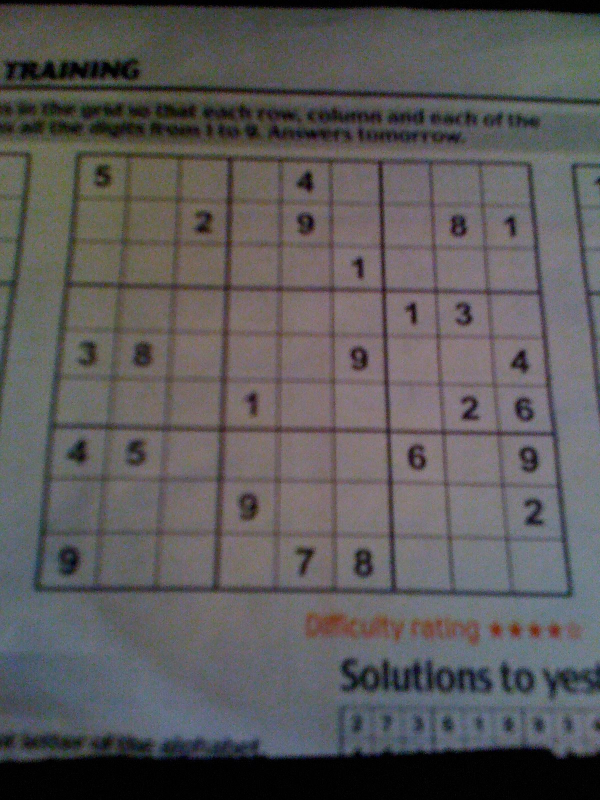
#> input picture sudoku-test.jpg, 1200 x 1600 px (shown at 1/2 size)
$ python stolen-test.py
#> lines starting #> are read from the running program, lines starting #| are printed output that depends on the picture; after the words box and inside, x2 and y2 are one past the last pixel; in counts of white or black regions, pixels touching at a corner belong together
# HOW TO USE
# Use this with a printed SUDOKU Grid
# Press ESC key to Exit
import cv2
import numpy as np

ratio2 = 3
kernel_size = 3
lowThreshold = 30

frame = cv2.resize(cv2.imread('sudoku-test.jpg', cv2.IMREAD_COLOR), (600, 600))
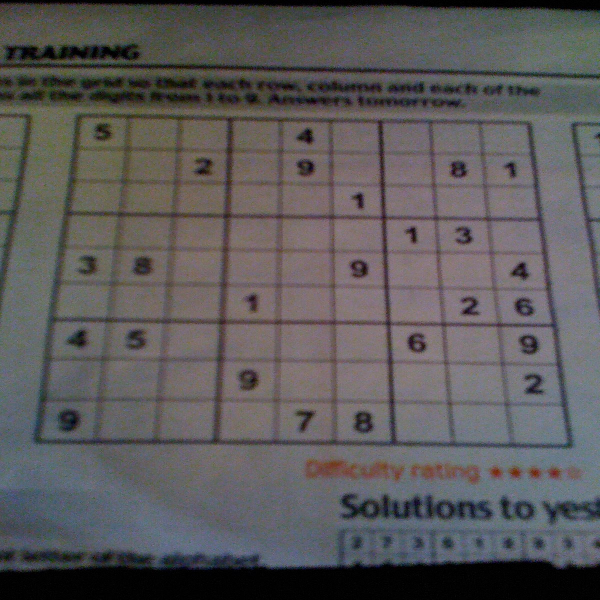
#> frame: shape (600, 600, 3); mean B, G, R 90.5, 89.7, 91.9

 # Preprocess image, convert from RGB to Gray
sudoku1 = cv2.cvtColor(frame, cv2.COLOR_BGR2GRAY)
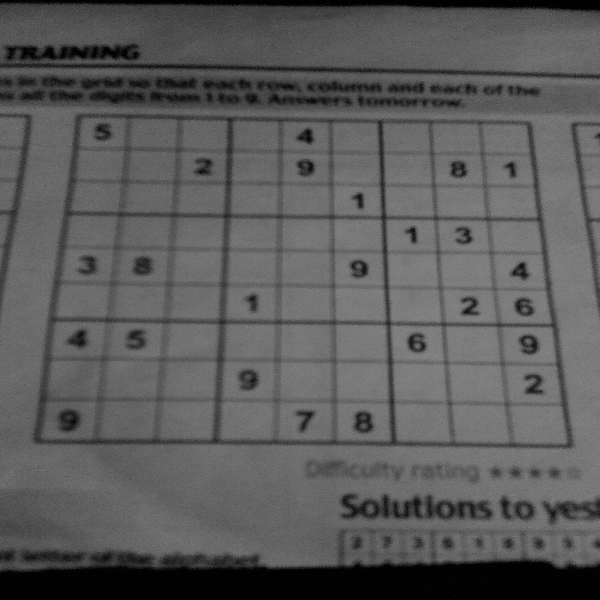
#> sudoku1: shape (600, 600); min 0, max 138, mean 90.4
sudoku1 = cv2.blur(sudoku1, (3,3))
# Apply Canny edge detection
edges = cv2.Canny(sudoku1, lowThreshold, lowThreshold*ratio2, kernel_size)
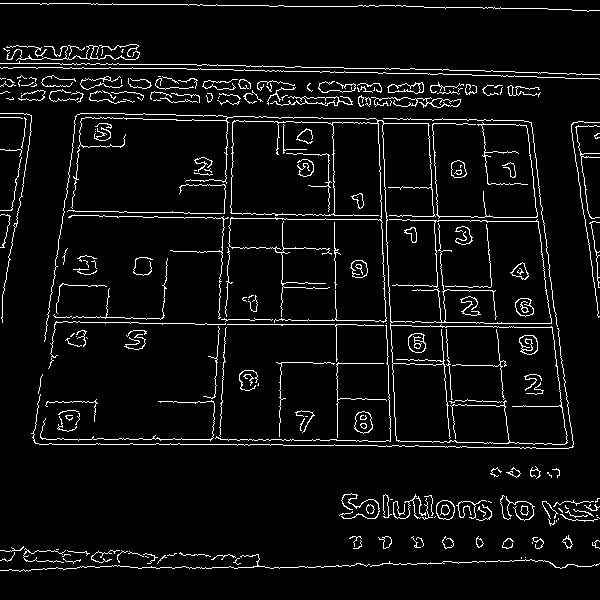
#> edges: shape (600, 600); 5.6% white in thin lines or dots
# Apply Hough Line Transform, return a list of rho and theta
lines = cv2.HoughLines(edges, 2, np.pi/180, 300, 0, 0)
#> lines = 15 rows, first 8: [66, 1.59], [62, 1.59], [116, 1.59], [112, 1.59], [314, 1.59], [444, 1.57], [-330, 3.12], [84, 1.59]
if (lines is not None):
    lines = lines[0]
#> lines = [[66, 1.59]]
    lines = sorted(lines, key=lambda line:line[0])
    # Define the position of horizontal and vertical line
    pos_hori = 0
    pos_vert = 0
    for rho,theta in lines:
        a = np.cos(theta)
        b = np.sin(theta)
        x0 = a*rho
        y0 = b*rho
        x1 = int(x0 + 1000*(-b))
        y1 = int(y0 + 1000*(a))
        x2 = int(x0 - 1000*(-b))
        y2 = int(y0 - 1000*(a))
        # If b > 0.5, the angle must be greater than 45 degree
        # so we consider that line as a vertical line
        if (b>0.5):
        # Check the position
            if(rho-pos_hori>10):
            # Update the position
                pos_hori=rho
                cv2.line(frame,(x1,y1),(x2,y2),(0,0,255),2)
        else:
            if(rho-pos_vert>10):
                pos_vert=rho
                cv2.line(frame,(x1,y1),(x2,y2),(0,0,255),2)
#> this loop made 1 pass
#> (rho, theta, a, b, x0, y0, x1, y1) on pass 1: (66, 1.59, -0.0175, 1, -1.15, 65.99, -1000, 48)
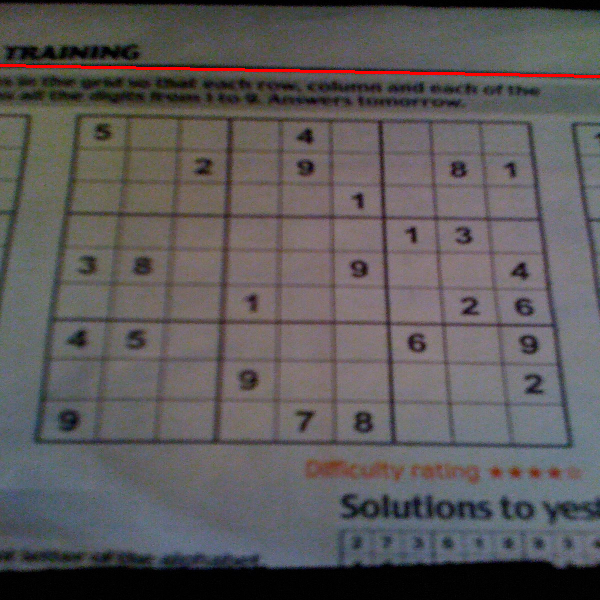
#> frame: shape (600, 600, 3); 0.5% of pixels changed, all inside (x1, y1, x2, y2) = (0, 64, 600, 78)
#> after the loop, pos_hori = 66; pos_vert = 0

# Show the result
cv2.imshow("SUDOKU Solver", frame)
cv2.waitKey(0)
cv2.destroyAllWindows()

$ run again, with houghlines3.jpg copied over sudoku-test.jpg
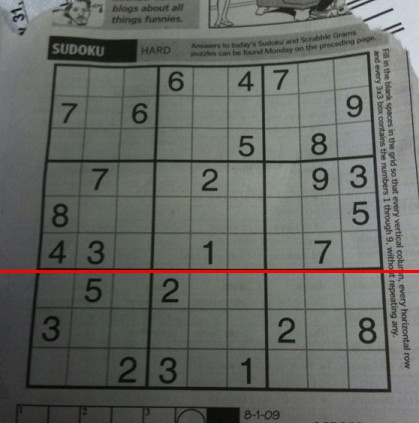
#> input picture houghlines3.jpg, 419 x 423 px
#> `edges = cv2.Canny(sudoku1, lowThreshold, lowThreshold*ratio2, kernel_s..`:
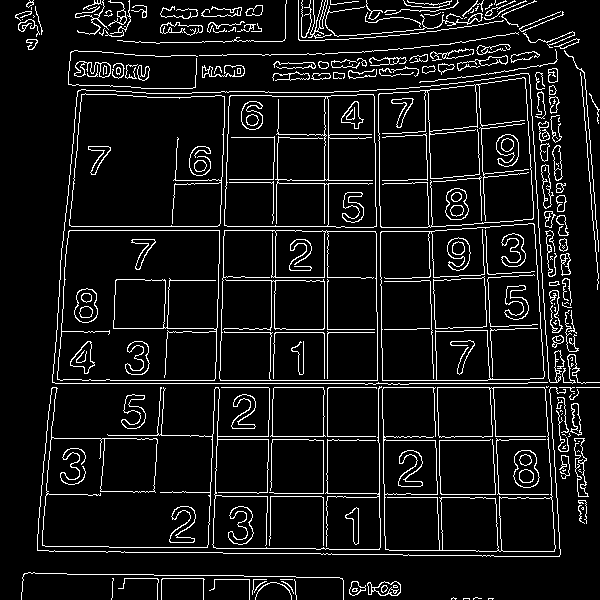
#> edges: shape (600, 600); 8.4% white in thin lines or dots
#> `lines = cv2.HoughLines(edges, 2, np.pi/180, 300, 0, 0)`: lines = 37 rows, first 8: [382, 1.57], [324, 0], [328, 0], [232, 0.0349], [-420, 3.11], [276, 0.0175], [84, 0.0873], [-472, 3.09]
#> `lines = lines[0]`: lines = [[382, 1.57]]
#> the loop `for rho,theta in lines:` made 1 pass
#> (rho, theta, a, b, x0, y0, x1, y1) on pass 1: (382, 1.57, -4.37e-08, 1, -1.67e-05, 382, -1000, 381)
#> after the loop `for rho,theta in lines:`:
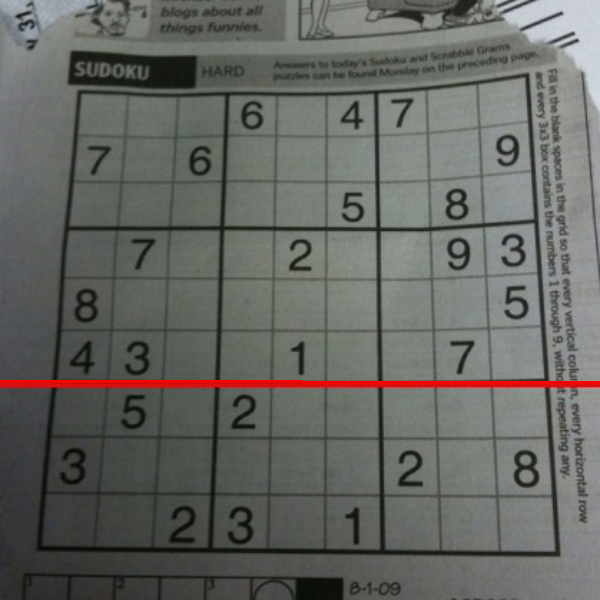
#> frame: shape (600, 600, 3); mean B, G, R 98.1, 102.8, 101.4
#> after the loop `for rho,theta in lines:`: pos_hori = 382; pos_vert = 0
